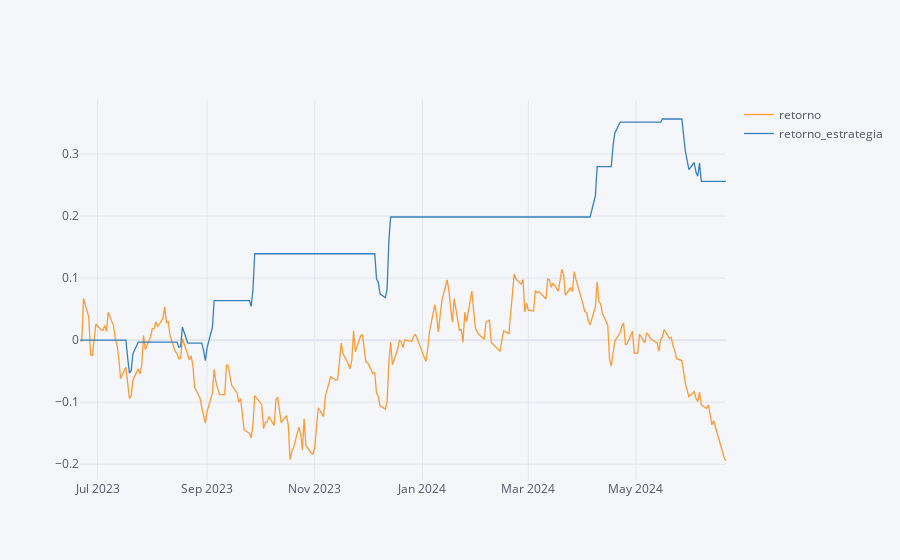

Notebook code for this chart:
### Code cell
ohlc = yf.download(tickers= ativo+'.SA', period = periodo , auto_adjust=True, progress = False )
ohlc['retorno'] = ohlc['Close'].pct_change()
## calculating stretegy returns
ohlc['retorno_estrategia'] = ohlc['retorno'] * (posicao['pos'].shift(1))
# ohlc.fillna(0,inplace=True)
ohlc['retorno_estrategia'].fillna(0,inplace=True)
ohlc[ohlc['retorno_estrategia']!= 0.0]
((ohlc[['retorno', 'retorno_estrategia']]+1).cumprod()-1).iplot();

### Figure 1 — Plotly figure (JSON) as saved in the notebook; plotly's stock layout.template omitted (floating-point values rounded to 4 significant figures; data arrays with more than 128 entries replaced by an {"elided": "..."} marker saying what was removed)
{"data": [{"line": {"color": "rgba(255, 153, 51, 1.0)", "dash": "solid", "shape": "linear", "width": 1.3}, "mode": "lines", "name": "retorno", "text": "", "type": "scatter", "x": {"elided": "251 str values"}, "y": {"elided": "251 mixed values"}}, {"line": {"color": "rgba(55, 128, 191, 1.0)", "dash": "solid", "shape": "linear", "width": 1.3}, "mode": "lines", "name": "retorno_estrategia", "text": "", "type": "scatter", "x": {"elided": "251 str values"}, "y": {"elided": "251 float values"}}], "layout": {"legend": {"bgcolor": "#F5F6F9", "font": {"color": "#4D5663"}}, "paper_bgcolor": "#F5F6F9", "plot_bgcolor": "#F5F6F9", "title": {"font": {"color": "#4D5663"}}, "xaxis": {"gridcolor": "#E1E5ED", "showgrid": true, "tickfont": {"color": "#4D5663"}, "title": {"font": {"color": "#4D5663"}, "text": ""}, "zerolinecolor": "#E1E5ED"}, "yaxis": {"gridcolor": "#E1E5ED", "showgrid": true, "tickfont": {"color": "#4D5663"}, "title": {"font": {"color": "#4D5663"}, "text": ""}, "zerolinecolor": "#E1E5ED"}}}
